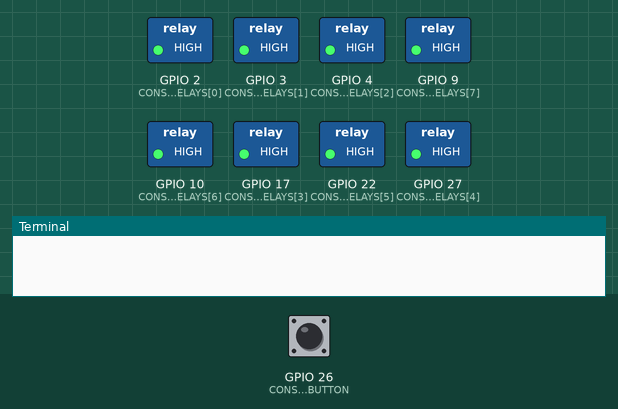
Recording of a program running on a simulated Raspberry Pi (BCM pin numbers). On the bench: switched loads named in the program (green lamp = pin HIGH), the last lines printed to the terminal. The inputs (shaded band) are chosen by the test bench; at power-on: GPIO 26 (CONST_PIN_BUTTON) HIGH. The clock reads 2024-03-15 10:24:30 at power-on unless the program sets it.

Above: at 1.2 s.
1.3 s: GPIO 26 (CONST_PIN_BUTTON) pulled LOW for 0.15 s
At 3.0 s:
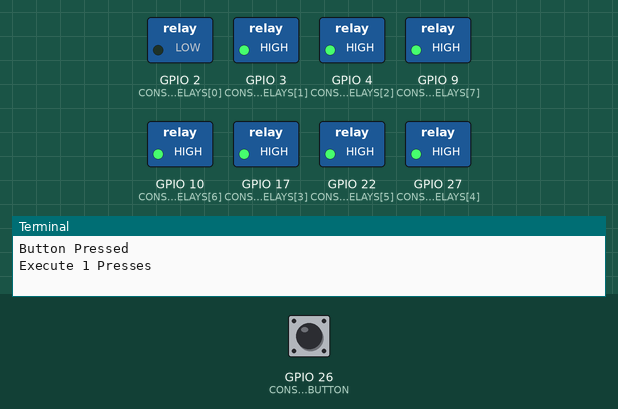
3.8 s: GPIO 26 (CONST_PIN_BUTTON) pulled LOW for 1 s
At 6.8 s:
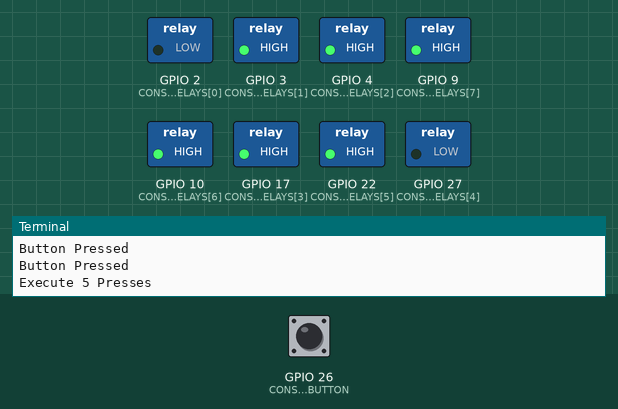
7.1 s: GPIO 26 (CONST_PIN_BUTTON) pulled LOW for 0.15 s
At 8.6 s:
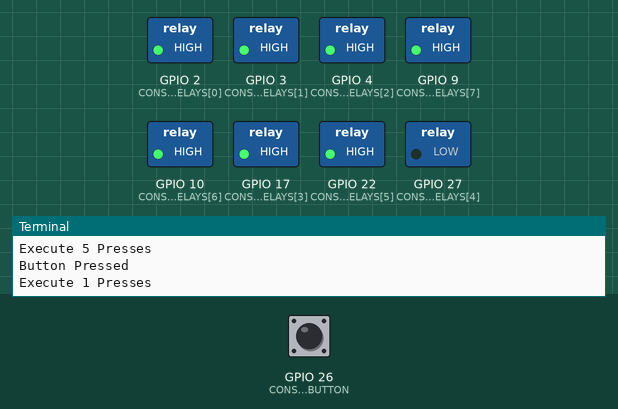
9.6 s: GPIO 26 (CONST_PIN_BUTTON) pulsed LOW 2 times (0.12 s each, 0.3 s apart)
At 12.0 s:
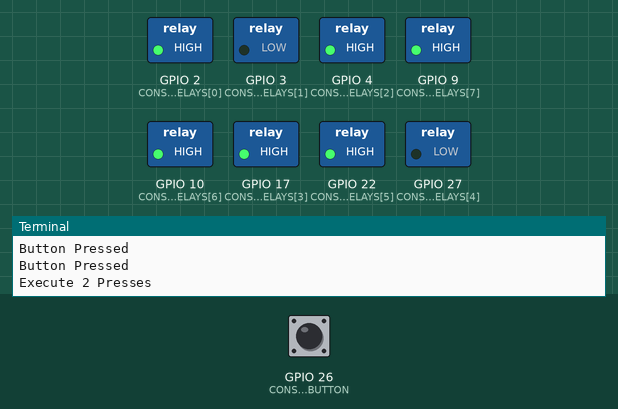
12.4 s: GPIO 26 (CONST_PIN_BUTTON) pulled LOW for 0.15 s
At 13.9 s:
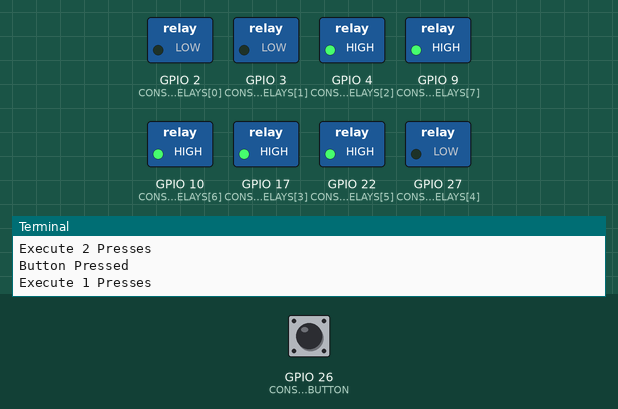
14.9 s: GPIO 26 (CONST_PIN_BUTTON) pulled LOW for 1 s
At 17.6 s:
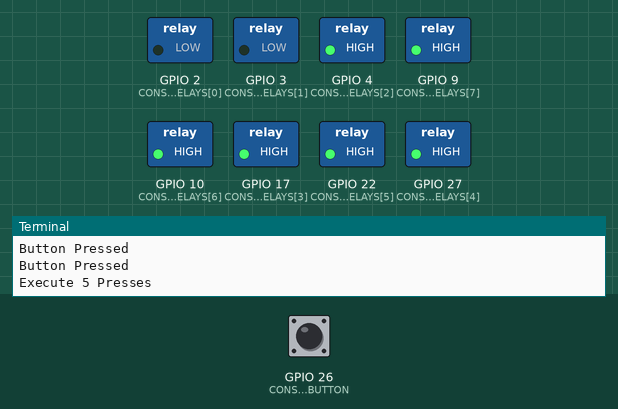
Timing chart, 0 to 19.1 s (numbered marks = the images above; inputs shaded):
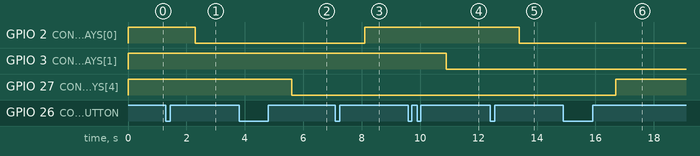

The program:

push_button.py
```python
'''
Used for controlling a series of relays with a single
push button.  Each press of the button will turn on/off the corresponding
relay.  For example, 4 presses of the button will turn on/off relay 4.
'''

import RPi.GPIO as GPIO
import time

CONST_PIN_BUTTON = 26
CONST_PIN_RELAYS = [2, 3, 4, 17, 27, 22, 10, 9]
CONST_TIMEOUT = 1

# Init
GPIO.setmode(GPIO.BCM)
GPIO.setup(CONST_PIN_BUTTON, GPIO.IN, pull_up_down=GPIO.PUD_UP)
for i in CONST_PIN_RELAYS:
    GPIO.setup(i, GPIO.OUT)
    GPIO.output(i, GPIO.HIGH)

# Data
presses = 0
last_press = 0

# Main loop
while True:
    button_pressed = not(GPIO.input(CONST_PIN_BUTTON))
    if button_pressed == True:
        print("Button Pressed")
        presses = presses + 1
        last_press = time.time()
        time.sleep(0.2)
    if presses != 0 and time.time() - last_press > CONST_TIMEOUT:
        print("Execute " + str(presses) + " Presses")
        pin = CONST_PIN_RELAYS[presses - 1]
        state = GPIO.input(pin)
        if state == 1:
            GPIO.output(pin, GPIO.LOW)
        else:
            GPIO.output(pin, GPIO.HIGH)
        presses = 0
```

Measured:
- after the input at 1.3 s, GPIO 2 (CONST_PIN_RELAYS[0]): HIGH → LOW after 1.0 s
- after the input at 3.8 s, GPIO 27 (CONST_PIN_RELAYS[4]): HIGH → LOW after 1.8 s
- after the input at 7.1 s, GPIO 2 (CONST_PIN_RELAYS[0]): LOW → HIGH after 1.0 s
- after the input at 9.6 s, GPIO 3 (CONST_PIN_RELAYS[1]): HIGH → LOW after 1.3 s
- after the input at 12.4 s, GPIO 2 (CONST_PIN_RELAYS[0]): HIGH → LOW after 1.0 s
- after the input at 14.9 s, GPIO 27 (CONST_PIN_RELAYS[4]): LOW → HIGH after 1.8 s
